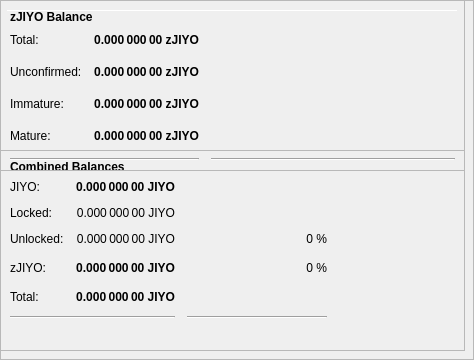
        <widget class="QFrame" name="frameObfuscation">
         <property name="minimumSize">
          <size>
           <width>0</width>
           <height>350</height>
          </size>
         </property>
         <property name="layoutDirection">
          <enum>Qt::LeftToRight</enum>
         </property>
         <property name="frameShape">
          <enum>QFrame::StyledPanel</enum>
         </property>
         <property name="frameShadow">
          <enum>QFrame::Raised</enum>
         </property>
         <widget class="QPushButton" name="runAutoDenom">
          <property name="geometry">
           <rect>
            <x>251</x>
            <y>17</y>
            <width>1</width>
            <height>1</height>
           </rect>
          </property>
          <property name="palette">
           <palette>
            <active>
             <colorrole role="WindowText">
              <brush brushstyle="SolidPattern">
               <color alpha="255">
                <red>0</red>
                <green>0</green>
                <blue>0</blue>
               </color>
              </brush>
             </colorrole>
             <colorrole role="Button">
              <brush brushstyle="SolidPattern">
               <color alpha="255">
                <red>239</red>
                <green>238</green>
                <blue>238</blue>
               </color>
              </brush>
             </colorrole>
             <colorrole role="Light">
              <brush brushstyle="SolidPattern">
               <color alpha="255">
                <red>255</red>
                <green>255</green>
                <blue>255</blue>
               </color>
              </brush>
             </colorrole>
             <colorrole role="Midlight">
              <brush brushstyle="SolidPattern">
               <color alpha="255">
                <red>247</red>
                <green>246</green>
                <blue>246</blue>
               </color>
              </brush>
             </colorrole>
             <colorrole role="Dark">
              <brush brushstyle="SolidPattern">
               <color alpha="255">
                <red>119</red>
                <green>119</green>
                <blue>119</blue>
               </color>
              </brush>
             </colorrole>
             <colorrole role="Mid">
              <brush brushstyle="SolidPattern">
               <color alpha="255">
                <red>159</red>
                <green>159</green>
                <blue>159</blue>
               </color>
              </brush>
             </colorrole>
             <colorrole role="Text">
              <brush brushstyle="SolidPattern">
               <color alpha="255">
                <red>0</red>
                <green>0</green>
                <blue>0</blue>
               </color>
              </brush>
             </colorrole>
             <colorrole role="BrightText">
              <brush brushstyle="SolidPattern">
               <color alpha="255">
                <red>255</red>
                <green>255</green>
                <blue>255</blue>
               </color>
              </brush>
             </colorrole>
             <colorrole role="ButtonText">
              <brush brushstyle="SolidPattern">
               <color alpha="255">
                <red>0</red>
                <green>0</green>
                <blue>0</blue>
               </color>
              </brush>
             </colorrole>
             <colorrole role="Base">
              <brush brushstyle="SolidPattern">
               <color alpha="255">
                <red>255</red>
                <green>255</green>
                <blue>255</blue>
               </color>
              </brush>
             </colorrole>
             <colorrole role="Window">
              <brush brushstyle="SolidPattern">
               <color alpha="255">
                <red>239</red>
                <green>238</green>
                <blue>238</blue>
               </color>
              </brush>
             </colorrole>
             <colorrole role="Shadow">
              <brush brushstyle="SolidPattern">
               <color alpha="255">
                <red>0</red>
                <green>0</green>
                <blue>0</blue>
               </color>
              </brush>
             </colorrole>
             <colorrole role="AlternateBase">
              <brush brushstyle="SolidPattern">
               <color alpha="255">
                <red>247</red>
                <green>246</green>
                <blue>246</blue>
               </color>
              </brush>
             </colorrole>
             <colorrole role="ToolTipBase">
              <brush brushstyle="SolidPattern">
               <color alpha="255">
                <red>255</red>
                <green>255</green>
                <blue>220</blue>
               </color>
              </brush>
             </colorrole>
             <colorrole role="ToolTipText">
              <brush brushstyle="SolidPattern">
               <color alpha="255">
                <red>0</red>
                <green>0</green>
                <blue>0</blue>
               </color>
              </brush>
             </colorrole>
            </active>
            <inactive>
             <colorrole role="WindowText">
              <brush brushstyle="SolidPattern">
               <color alpha="255">
                <red>0</red>
                <green>0</green>
                <blue>0</blue>
               </color>
              </brush>
             </colorrole>
             <colorrole role="Button">
              <brush brushstyle="SolidPattern">
               <color alpha="255">
                <red>239</red>
                <green>238</green>
                <blue>238</blue>
               </color>
              </brush>
             </colorrole>
             <colorrole role="Light">
              <brush brushstyle="SolidPattern">
               <color alpha="255">
                <red>255</red>
                <green>255</green>
                <blue>255</blue>
               </color>
              </brush>
             </colorrole>
             <colorrole role="Midlight">
              <brush brushstyle="SolidPattern">
               <color alpha="255">
                <red>247</red>
                <green>246</green>
                <blue>246</blue>
               </color>
              </brush>
             </colorrole>
             <colorrole role="Dark">
              <brush brushstyle="SolidPattern">
               <color alpha="255">
                <red>119</red>
                <green>119</green>
                <blue>119</blue>
               </color>
              </brush>
             </colorrole>
             <colorrole role="Mid">
              <brush brushstyle="SolidPattern">
               <color alpha="255">
                <red>159</red>
                <green>159</green>
                <blue>159</blue>
               </color>
              </brush>
             </colorrole>
             <colorrole role="Text">
              <brush brushstyle="SolidPattern">
               <color alpha="255">
                <red>0</red>
                <green>0</green>
                <blue>0</blue>
               </color>
              </brush>
             </colorrole>
             <colorrole role="BrightText">
              <brush brushstyle="SolidPattern">
               <color alpha="255">
                <red>255</red>
                <green>255</green>
                <blue>255</blue>
               </color>
              </brush>
             </colorrole>
             <colorrole role="ButtonText">
              <brush brushstyle="SolidPattern">
               <color alpha="255">
                <red>0</red>
                <green>0</green>
                <blue>0</blue>
               </color>
              </brush>
             </colorrole>
             <colorrole role="Base">
              <brush brushstyle="SolidPattern">
               <color alpha="255">
                <red>255</red>
                <green>255</green>
                <blue>255</blue>
               </color>
              </brush>
             </colorrole>
             <colorrole role="Window">
              <brush brushstyle="SolidPattern">
               <color alpha="255">
                <red>239</red>
                <green>238</green>
                <blue>238</blue>
               </color>
              </brush>
             </colorrole>
             <colorrole role="Shadow">
              <brush brushstyle="SolidPattern">
               <color alpha="255">
                <red>0</red>
                <green>0</green>
                <blue>0</blue>
               </color>
              </brush>
             </colorrole>
             <colorrole role="AlternateBase">
              <brush brushstyle="SolidPattern">
               <color alpha="255">
                <red>247</red>
                <green>246</green>
                <blue>246</blue>
               </color>
              </brush>
             </colorrole>
             <colorrole role="ToolTipBase">
              <brush brushstyle="SolidPattern">
               <color alpha="255">
                <red>255</red>
                <green>255</green>
                <blue>220</blue>
               </color>
              </brush>
             </colorrole>
             <colorrole role="ToolTipText">
              <brush brushstyle="SolidPattern">
               <color alpha="255">
                <red>0</red>
                <green>0</green>
                <blue>0</blue>
               </color>
              </brush>
             </colorrole>
            </inactive>
            <disabled>
             <colorrole role="WindowText">
              <brush brushstyle="SolidPattern">
               <color alpha="255">
                <red>119</red>
                <green>119</green>
                <blue>119</blue>
               </color>
              </brush>
             </colorrole>
             <colorrole role="Button">
              <brush brushstyle="SolidPattern">
               <color alpha="255">
                <red>239</red>
                <green>238</green>
                <blue>238</blue>
               </color>
              </brush>
             </colorrole>
             <colorrole role="Light">
              <brush brushstyle="SolidPattern">
               <color alpha="255">
                <red>255</red>
                <green>255</green>
                <blue>255</blue>
               </color>
              </brush>
             </colorrole>
             <colorrole role="Midlight">
              <brush brushstyle="SolidPattern">
               <color alpha="255">
                <red>247</red>
                <green>246</green>
                <blue>246</blue>
               </color>
              </brush>
             </colorrole>
             <colorrole role="Dark">
              <brush brushstyle="SolidPattern">
               <color alpha="255">
                <red>119</red>
                <green>119</green>
                <blue>119</blue>
               </color>
              </brush>
             </colorrole>
             <colorrole role="Mid">
              <brush brushstyle="SolidPattern">
               <color alpha="255">
                <red>159</red>
                <green>159</green>
                <blue>159</blue>
               </color>
              </brush>
             </colorrole>
             <colorrole role="Text">
              <brush brushstyle="SolidPattern">
               <color alpha="255">
                <red>119</red>
                <green>119</green>
                <blue>119</blue>
               </color>
              </brush>
             </colorrole>
             <colorrole role="BrightText">
              <brush brushstyle="SolidPattern">
               <color alpha="255">
                <red>255</red>
                <green>255</green>
                <blue>255</blue>
               </color>
              </brush>
             </colorrole>
             <colorrole role="ButtonText">
              <brush brushstyle="SolidPattern">
               <color alpha="255">
                <red>119</red>
                <green>119</green>
                <blue>119</blue>
               </color>
              </brush>
             </colorrole>
             <colorrole role="Base">
              <brush brushstyle="SolidPattern">
               <color alpha="255">
                <red>239</red>
                <green>238</green>
                <blue>238</blue>
               </color>
              </brush>
             </colorrole>
             <colorrole role="Window">
              <brush brushstyle="SolidPattern">
               <color alpha="255">
                <red>239</red>
                <green>238</green>
                <blue>238</blue>
               </color>
              </brush>
             </colorrole>
             <colorrole role="Shadow">
              <brush brushstyle="SolidPattern">
               <color alpha="255">
                <red>0</red>
                <green>0</green>
                <blue>0</blue>
               </color>
              </brush>
             </colorrole>
             <colorrole role="AlternateBase">
              <brush brushstyle="SolidPattern">
               <color alpha="255">
                <red>239</red>
                <green>238</green>
                <blue>238</blue>
               </color>
              </brush>
             </colorrole>
             <colorrole role="ToolTipBase">
              <brush brushstyle="SolidPattern">
               <color alpha="255">
                <red>255</red>
                <green>255</green>
                <blue>220</blue>
               </color>
              </brush>
             </colorrole>
             <colorrole role="ToolTipText">
              <brush brushstyle="SolidPattern">
               <color alpha="255">
                <red>0</red>
                <green>0</green>
                <blue>0</blue>
               </color>
              </brush>
             </colorrole>
            </disabled>
           </palette>
          </property>
          <property name="focusPolicy">
           <enum>Qt::NoFocus</enum>
          </property>
          <property name="autoFillBackground">
           <bool>true</bool>
          </property>
          <property name="text">
           <string/>
          </property>
          <property name="flat">
           <bool>true</bool>
          </property>
         </widget>
         <widget class="Line" name="line">
          <property name="geometry">
           <rect>
            <x>7</x>
            <y>10</y>
            <width>451</width>
            <height>1</height>
           </rect>
          </property>
          <property name="orientation">
           <enum>Qt::Horizontal</enum>
          </property>
         </widget>
         <widget class="QFrame" name="frame_3">
          <property name="geometry">
           <rect>
            <x>0</x>
            <y>150</y>
            <width>465</width>
            <height>201</height>
           </rect>
          </property>
          <property name="frameShape">
           <enum>QFrame::StyledPanel</enum>
          </property>
          <property name="frameShadow">
           <enum>QFrame::Raised</enum>
          </property>
          <layout class="QVBoxLayout" name="verticalLayout_5">
           <item>
            <layout class="QHBoxLayout" name="horizontalLayout_5" stretch="0">
             <item>
              <widget class="QLabel" name="label_5z">
               <property name="maximumSize">
                <size>
                 <width>16777215</width>
                 <height>20</height>
                </size>
               </property>
               <property name="font">
                <font>
                 <weight>75</weight>
                 <bold>true</bold>
                </font>
               </property>
               <property name="toolTip">
                <string>Combined Balances (including unconfirmed and immature coins)</string>
               </property>
               <property name="text">
                <string>&lt;html&gt;&lt;head/&gt;&lt;body&gt;&lt;p&gt;Combined Balances&lt;/p&gt;&lt;/body&gt;&lt;/html&gt;</string>
               </property>
              </widget>
             </item>
            </layout>
           </item>
           <item>
            <layout class="QGridLayout" name="gridLayout_3">
             <property name="spacing">
              <number>12</number>
             </property>
             <item row="7" column="0" colspan="2">
              <widget class="Line" name="lineSpendableBalance_3">
               <property name="orientation">
                <enum>Qt::Horizontal</enum>
               </property>
              </widget>
             </item>
             <item row="7" column="2">
              <widget class="Line" name="lineWatchBalance_3">
               <property name="sizePolicy">
                <sizepolicy hsizetype="Preferred" vsizetype="Fixed">
                 <horstretch>0</horstretch>
                 <verstretch>0</verstretch>
                </sizepolicy>
               </property>
               <property name="minimumSize">
                <size>
                 <width>140</width>
                 <height>0</height>
                </size>
               </property>
               <property name="orientation">
                <enum>Qt::Horizontal</enum>
               </property>
              </widget>
             </item>
             <item row="4" column="1">
              <widget class="QLabel" name="labelzBalancez">
               <property name="font">
                <font>
                 <weight>75</weight>
                 <bold>true</bold>
                </font>
               </property>
               <property name="cursor">
                <cursorShape>IBeamCursor</cursorShape>
               </property>
               <property name="toolTip">
                <string>Total of transactions that have yet to be confirmed, and do not yet count toward the spendable balance</string>
               </property>
               <property name="text">
                <string notr="true">0.000 000 00 JIYO</string>
               </property>
               <property name="alignment">
                <set>Qt::AlignRight|Qt::AlignTrailing|Qt::AlignVCenter</set>
               </property>
               <property name="textInteractionFlags">
                <set>Qt::LinksAccessibleByMouse|Qt::TextSelectableByKeyboard|Qt::TextSelectableByMouse</set>
               </property>
              </widget>
             </item>
             <item row="6" column="1">
              <widget class="QLabel" name="labelTotalz">
               <property name="font">
                <font>
                 <weight>75</weight>
                 <bold>true</bold>
                </font>
               </property>
               <property name="cursor">
                <cursorShape>IBeamCursor</cursorShape>
               </property>
               <property name="toolTip">
                <string>Total Balance, including unconfirmed and immature coins.</string>
               </property>
               <property name="text">
                <string notr="true">0.000 000 00 JIYO</string>
               </property>
               <property name="alignment">
                <set>Qt::AlignRight|Qt::AlignTrailing|Qt::AlignVCenter</set>
               </property>
               <property name="textInteractionFlags">
                <set>Qt::LinksAccessibleByMouse|Qt::TextSelectableByKeyboard|Qt::TextSelectableByMouse</set>
               </property>
              </widget>
             </item>
             <item row="4" column="3">
              <spacer name="horizontalSpacer_6">
               <property name="orientation">
                <enum>Qt::Horizontal</enum>
               </property>
               <property name="sizeHint" stdset="0">
                <size>
                 <width>40</width>
                 <height>20</height>
                </size>
               </property>
              </spacer>
             </item>
             <item row="6" column="0">
              <widget class="QLabel" name="labelTotalTextz">
               <property name="text">
                <string>Total:</string>
               </property>
              </widget>
             </item>
             <item row="1" column="0">
              <widget class="QLabel" name="labelBalanceTextz">
               <property name="text">
                <string>JIYO:</string>
               </property>
              </widget>
             </item>
             <item row="1" column="1">
              <widget class="QLabel" name="labelBalancez">
               <property name="font">
                <font>
                 <weight>75</weight>
                 <bold>true</bold>
                </font>
               </property>
               <property name="cursor">
                <cursorShape>IBeamCursor</cursorShape>
               </property>
               <property name="toolTip">
                <string>Your current spendable balance</string>
               </property>
               <property name="text">
                <string notr="true">0.000 000 00 JIYO</string>
               </property>
               <property name="alignment">
                <set>Qt::AlignRight|Qt::AlignTrailing|Qt::AlignVCenter</set>
               </property>
               <property name="textInteractionFlags">
                <set>Qt::LinksAccessibleByMouse|Qt::TextSelectableByKeyboard|Qt::TextSelectableByMouse</set>
               </property>
              </widget>
             </item>
             <item row="4" column="0">
              <widget class="QLabel" name="labelzBalanceTextz">
               <property name="toolTip">
                <string/>
               </property>
               <property name="text">
                <string>zJIYO:</string>
               </property>
              </widget>
             </item>
             <item row="4" column="2">
              <widget class="QLabel" name="labelzJIYOPercent">
               <property name="toolTip">
                <string>Current percentage of zJIYO.
If AutoMint is enabled this percentage will settle around the configured AutoMint percentage (default = 10%)</string>
               </property>
               <property name="text">
                <string>0 %</string>
               </property>
               <property name="alignment">
                <set>Qt::AlignRight|Qt::AlignTrailing|Qt::AlignVCenter</set>
               </property>
              </widget>
             </item>
             <item row="6" column="2">
              <widget class="QLabel" name="label100Percent">
               <property name="text">
                <string/>
               </property>
               <property name="alignment">
                <set>Qt::AlignRight|Qt::AlignTrailing|Qt::AlignVCenter</set>
               </property>
              </widget>
             </item>
             <item row="2" column="1">
              <widget class="QLabel" name="labelLockedBalance">
               <property name="toolTip">
                <string>Locked JIYO or Masternode collaterals. These are excluded from zJIYO minting.</string>
               </property>
               <property name="text">
                <string>0.000 000 00 JIYO</string>
               </property>
               <property name="alignment">
                <set>Qt::AlignRight|Qt::AlignTrailing|Qt::AlignVCenter</set>
               </property>
              </widget>
             </item>
             <item row="2" column="0">
              <widget class="QLabel" name="labelLockedBalanceText">
               <property name="toolTip">
                <string>Locked JIYO or Masternode collaterals. These are excluded from zJIYO minting.</string>
               </property>
               <property name="text">
                <string>Locked:</string>
               </property>
              </widget>
             </item>
             <item row="3" column="0">
              <widget class="QLabel" name="labelUnLockedBalanceText">
               <property name="toolTip">
                <string>Unlocked JIYOs. These can be used for zJIYO minting.</string>
               </property>
               <property name="text">
                <string>Unlocked:</string>
               </property>
              </widget>
             </item>
             <item row="3" column="1">
              <widget class="QLabel" name="labelUnLockedBalance">
               <property name="toolTip">
                <string>Unlocked JIYOs. These can be used for zJIYO minting.</string>
               </property>
               <property name="text">
                <string>0.000 000 00 JIYO</string>
               </property>
               <property name="alignment">
                <set>Qt::AlignRight|Qt::AlignTrailing|Qt::AlignVCenter</set>
               </property>
              </widget>
             </item>
             <item row="3" column="2">
              <widget class="QLabel" name="labelJIYOPercent">
               <property name="text">
                <string>0 %</string>
               </property>
               <property name="alignment">
                <set>Qt::AlignRight|Qt::AlignTrailing|Qt::AlignVCenter</set>
               </property>
              </widget>
             </item>
            </layout>
           </item>
           <item>
            <spacer name="verticalSpacer">
             <property name="orientation">
              <enum>Qt::Vertical</enum>
             </property>
             <property name="sizeHint" stdset="0">
              <size>
               <width>20</width>
               <height>40</height>
              </size>
             </property>
            </spacer>
           </item>
          </layout>
         </widget>
         <widget class="QFrame" name="frame_4">
          <property name="geometry">
           <rect>
            <x>0</x>
            <y>0</y>
            <width>465</width>
            <height>171</height>
           </rect>
          </property>
          <property name="frameShape">
           <enum>QFrame::StyledPanel</enum>
          </property>
          <property name="frameShadow">
           <enum>QFrame::Raised</enum>
          </property>
          <layout class="QVBoxLayout" name="verticalLayout_7">
           <item>
            <layout class="QHBoxLayout" name="horizontalLayout_8" stretch="0">
             <item>
              <widget class="QLabel" name="label_5z_3">
               <property name="maximumSize">
                <size>
                 <width>16777215</width>
                 <height>20</height>
                </size>
               </property>
               <property name="font">
                <font>
                 <weight>75</weight>
                 <bold>true</bold>
                </font>
               </property>
               <property name="text">
                <string>zJIYO Balance</string>
               </property>
              </widget>
             </item>
            </layout>
           </item>
           <item>
            <layout class="QGridLayout" name="gridLayout_5">
             <property name="spacing">
              <number>12</number>
             </property>
             <item row="4" column="0">
              <widget class="QLabel" name="labelzBalanceMatureText">
               <property name="toolTip">
                <string>Mature: more than 20 confirmation and more than 1 mints of the same denomination after it was minted.
These zJIYO are spendable.</string>
               </property>
               <property name="text">
                <string>Mature:</string>
               </property>
              </widget>
             </item>
             <item row="5" column="0" colspan="2">
              <widget class="Line" name="lineSpendableBalance_5">
               <property name="orientation">
                <enum>Qt::Horizontal</enum>
               </property>
              </widget>
             </item>
             <item row="1" column="1">
              <widget class="QLabel" name="labelzBalance">
               <property name="font">
                <font>
                 <weight>75</weight>
                 <bold>true</bold>
                </font>
               </property>
               <property name="cursor">
                <cursorShape>IBeamCursor</cursorShape>
               </property>
               <property name="toolTip">
                <string>All available zJIYO, unconfirmed and immature zJIYO included.</string>
               </property>
               <property name="text">
                <string notr="true">0.000 000 00 zJIYO</string>
               </property>
               <property name="alignment">
                <set>Qt::AlignRight|Qt::AlignTrailing|Qt::AlignVCenter</set>
               </property>
               <property name="textInteractionFlags">
                <set>Qt::LinksAccessibleByMouse|Qt::TextSelectableByKeyboard|Qt::TextSelectableByMouse</set>
               </property>
              </widget>
             </item>
             <item row="5" column="2">
              <widget class="Line" name="lineWatchBalance_5">
               <property name="sizePolicy">
                <sizepolicy hsizetype="Preferred" vsizetype="Fixed">
                 <horstretch>0</horstretch>
                 <verstretch>0</verstretch>
                </sizepolicy>
               </property>
               <property name="minimumSize">
                <size>
                 <width>140</width>
                 <height>0</height>
                </size>
               </property>
               <property name="orientation">
                <enum>Qt::Horizontal</enum>
               </property>
              </widget>
             </item>
             <item row="1" column="0">
              <widget class="QLabel" name="labelzBalanceText">
               <property name="toolTip">
                <string>All available zJIYO, unconfirmed and immature zJIYO included.</string>
               </property>
               <property name="text">
                <string>Total:</string>
               </property>
              </widget>
             </item>
             <item row="1" column="2">
              <spacer name="horizontalSpacer_8">
               <property name="orientation">
                <enum>Qt::Horizontal</enum>
               </property>
               <property name="sizeHint" stdset="0">
                <size>
                 <width>40</width>
                 <height>20</height>
                </size>
               </property>
              </spacer>
             </item>
             <item row="4" column="2">
              <spacer name="horizontalSpacer_4">
               <property name="orientation">
                <enum>Qt::Horizontal</enum>
               </property>
               <property name="sizeHint" stdset="0">
                <size>
                 <width>40</width>
                 <height>20</height>
                </size>
               </property>
              </spacer>
             </item>
             <item row="4" column="1">
              <widget class="QLabel" name="labelzBalanceMature">
               <property name="font">
                <font>
                 <weight>75</weight>
                 <bold>true</bold>
                </font>
               </property>
               <property name="toolTip">
                <string>Mature: more than 20 confirmation and more than 1 mints of the same denomination after it was minted.
These zJIYO are spendable.</string>
               </property>
               <property name="text">
                <string>0.000 000 00 zJIYO</string>
               </property>
               <property name="alignment">
                <set>Qt::AlignRight|Qt::AlignTrailing|Qt::AlignVCenter</set>
               </property>
              </widget>
             </item>
             <item row="2" column="0">
              <widget class="QLabel" name="labelzBalanceUnconfirmedText">
               <property name="toolTip">
                <string>Unconfirmed: less than 20 confirmations
Immature: confirmed, but less than 1 mints of the same denomination after it was minted</string>
               </property>
               <property name="text">
                <string>Unconfirmed:</string>
               </property>
              </widget>
             </item>
             <item row="2" column="1">
              <widget class="QLabel" name="labelzBalanceUnconfirmed">
               <property name="font">
                <font>
                 <weight>75</weight>
                 <bold>true</bold>
                </font>
               </property>
               <property name="toolTip">
                <string>Unconfirmed: less than 20 confirmations
Immature: confirmed, but less than 1 mints of the same denomination after it was minted</string>
               </property>
               <property name="text">
                <string>0.000 000 00 zJIYO</string>
               </property>
               <property name="alignment">
                <set>Qt::AlignRight|Qt::AlignTrailing|Qt::AlignVCenter</set>
               </property>
              </widget>
             </item>
             <item row="2" column="2">
              <spacer name="horizontalSpacer_5">
               <property name="orientation">
                <enum>Qt::Horizontal</enum>
               </property>
               <property name="sizeHint" stdset="0">
                <size>
                 <width>40</width>
                 <height>20</height>
                </size>
               </property>
              </spacer>
             </item>
             <item row="3" column="0">
              <widget class="QLabel" name="labelzBalanceImmatureText">
               <property name="toolTip">
                <string>Unconfirmed: less than 20 confirmations
Immature: confirmed, but less than 1 mints of the same denomination after it was minted</string>
               </property>
               <property name="text">
                <string>Immature:</string>
               </property>
              </widget>
             </item>
             <item row="3" column="1">
              <widget class="QLabel" name="labelzBalanceImmature">
               <property name="font">
                <font>
                 <weight>75</weight>
                 <bold>true</bold>
                </font>
               </property>
               <property name="toolTip">
                <string>Unconfirmed: less than 20 confirmations
Immature: confirmed, but less than 1 mints of the same denomination after it was minted</string>
               </property>
               <property name="text">
                <string>0.000 000 00 zJIYO</string>
               </property>
               <property name="alignment">
                <set>Qt::AlignRight|Qt::AlignTrailing|Qt::AlignVCenter</set>
               </property>
              </widget>
             </item>
             <item row="3" column="2">
              <spacer name="horizontalSpacer_7">
               <property name="orientation">
                <enum>Qt::Horizontal</enum>
               </property>
               <property name="sizeHint" stdset="0">
                <size>
                 <width>40</width>
                 <height>20</height>
                </size>
               </property>
              </spacer>
             </item>
            </layout>
           </item>
          </layout>
         </widget>
        </widget>
